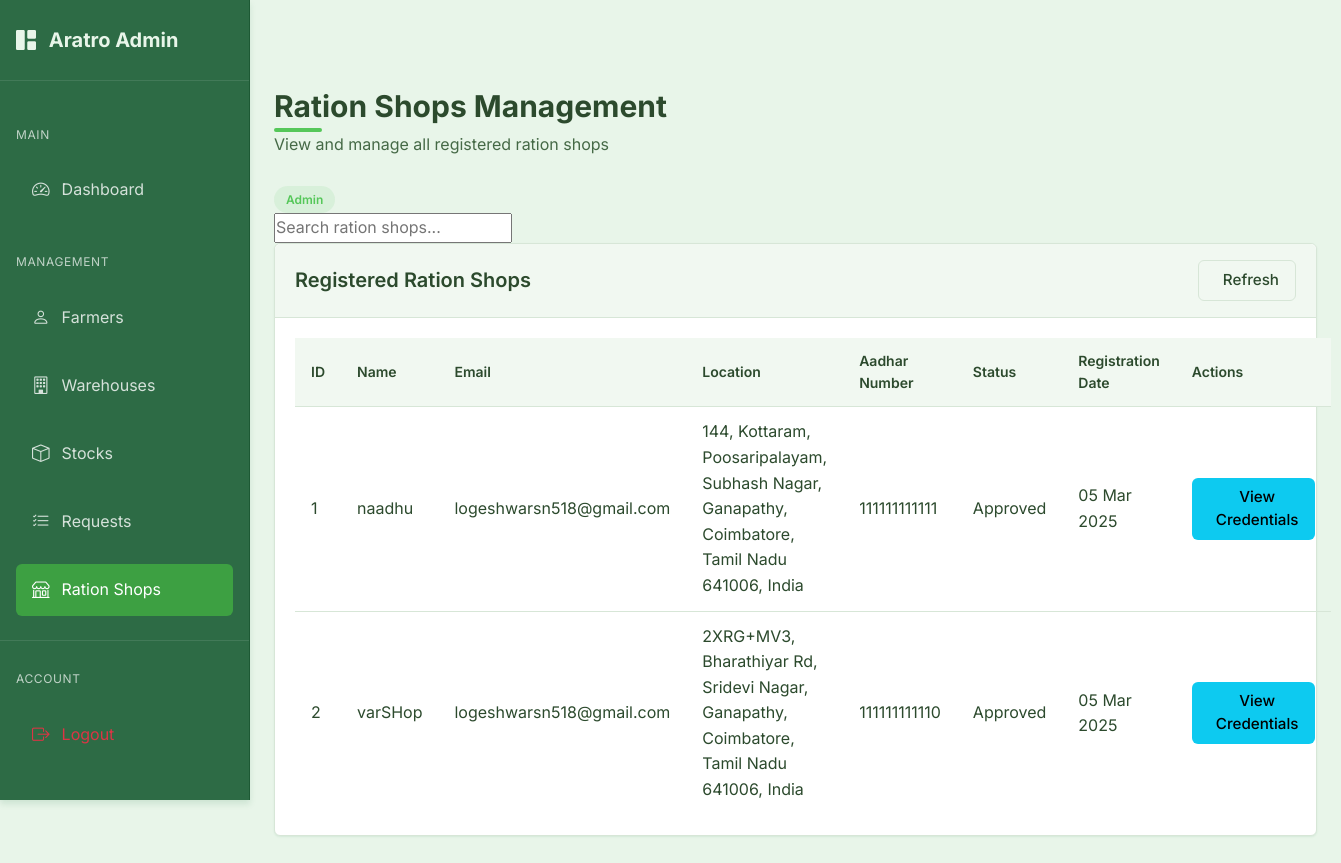
The app's page /admin/ration-shops (signed in), older data.
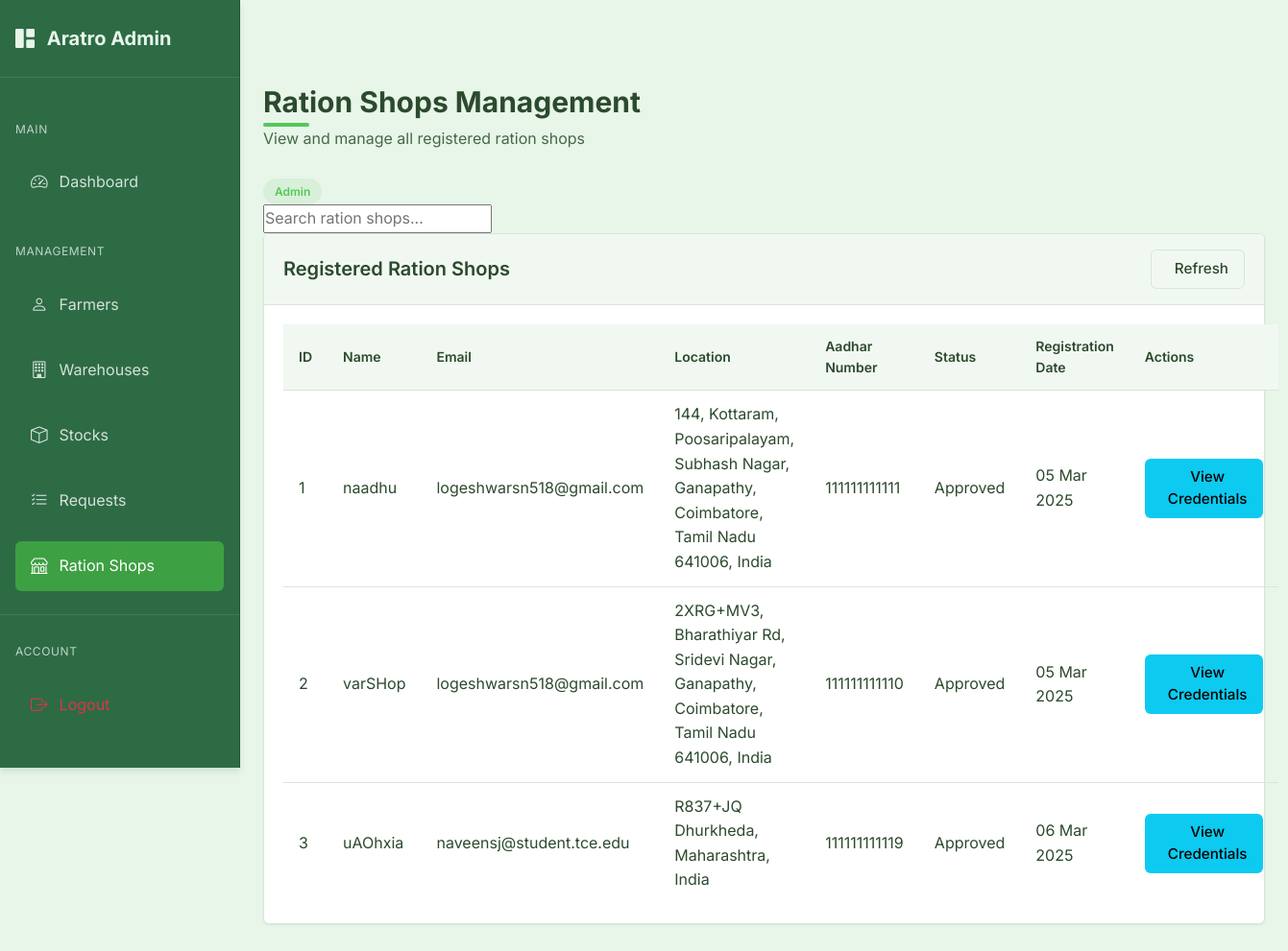
The same page, newer data.
### models.py (models this page shows, shortened)
class RationShop(db.Model):
    id = db.Column(db.Integer, primary_key=True)
    shop_id = db.Column(db.String(50), unique=True, nullable=True)  # Added to match database schema
    user_id = db.Column(db.Integer, db.ForeignKey('user.id'), nullable=True)  # Will be set after approval
    name = db.Column(db.String(100), nullable=False)
    email = db.Column(db.String(100), nullable=False)
    location = db.Column(db.String(200), nullable=False)
    latitude = db.Column(db.Float, nullable=True)  # Latitude for map location
    longitude = db.Column(db.Float, nullable=True)  # Longitude for map location
    aadhar_number = db.Column(db.String(12), unique=True, nullable=False)  # Exactly 12 digits
    status = db.Column(db.String(20), default='pending')  # pending, approved, rejected
    unique_id = db.Column(db.String(20), unique=True, nullable=True)  # Will be set by admin after approval
    temp_password = db.Column(db.String(100), nullable=True)  # Temporary password set by admin
    created_at = db.Column(db.DateTime, default=datetime.utcnow)
    approved_at = db.Column(db.DateTime, nullable=True)
    admin_notes = db.Column(db.Text, nullable=True)
    user = db.relationship('User', backref='ration_shop', lazy=True, uselist=False)

### routes.py (the view)
@admin.route('/ration-shops')
@admin_required
def ration_shops():
    ration_shops = RationShop.query.all()
    return render_template('admin/ration_shops.html', ration_shops=ration_shops)

### app.py (called while the page is built)
@login_manager.user_loader
def load_user(user_id):
    try:
        if user_id.startswith('admin_'):
            admin_id = int(user_id.split('_')[1])
            return Admin.query.get(admin_id)
        else:
            return User.query.get(int(user_id))
    except Exception as e:
        print(f"Error loading user: {e}")
        return None

@app.before_request
def before_request():
    session.permanent = True  # Use permanent session with lifetime set above

### models.py (called while the page is built)
    def get_id(self):
        return f"admin_{self.id}"

    def __repr__(self):
        return f'<Admin {self.email}>'

### routes.py (called while the page is built)
@admin.context_processor
def inject_admin_data():
    admin_data = {'current_user': current_user}
    if current_user.is_authenticated:
        admin_user = Admin.query.get(current_user.id)
        if admin_user:
            admin_data['admin_user'] = admin_user
    return admin_data

### templates/admin/ration_shops.html (shortened to what this page needs)
{% extends "admin/base_admin.html" %}
{% block admin_content %}
<div class="page-header">
    <h1 class="page-title">Ration Shops Management</h1>
    <p class="page-subtitle">View and manage all registered ration shops</p>
</div>
<div class="page-actions">
    <span class="admin-badge admin-badge-primary">
        Admin
    </span>
    <div class="search-container">
        <input type="text" id="searchInput" class="search-input" placeholder="Search ration shops...">
    </div>
</div>
<div class="admin-card">
    <div class="admin-card-header">
        <h5 class="admin-card-title">
            Registered Ration Shops
        </h5>
        <div class="card-actions">
            <button id="refreshBtn" class="btn btn-sm btn-outline">
                 Refresh
            </button>
        </div>
    </div>
    <div class="admin-card-body">
        {% if ration_shops %}
        <table class="admin-table" id="rationShopsTable">
            <thead>
                <tr>
                    <th>ID</th>
                    <th>Name</th>
                    <th>Email</th>
                    <th>Location</th>
                    <th>Aadhar Number</th>
                    <th>Status</th>
                    <th>Registration Date</th>
                    <th>Actions</th>
                </tr>
            </thead>
            <tbody>
                {% for shop in ration_shops %}
                <tr data-shop-id="{{ shop.id }}">
                    <td>{{ shop.id }}</td>
                    <td>{{ shop.name }}</td>
                    <td>{{ shop.email }}</td>
                    <td>{{ shop.location }}</td>
                    <td>{{ shop.aadhar_number }}</td>
                    <td class="status-cell">
                        {% if shop.status == 'pending' %}
                        <span class="status-badge status-pending">Pending</span>
                        {% elif shop.status == 'approved' %}
                        <span class="status-badge status-approved">Approved</span>
                        {% elif shop.status == 'rejected' %}
                        <span class="status-badge status-rejected">Rejected</span>
                        {% endif %}
                    </td>
                    <td>{{ shop.created_at.strftime('%d %b %Y') }}</td>
                    <td>
                        {% if shop.status == 'pending' %}
                        <div class="action-buttons">
                            <button class="btn btn-sm btn-success approve-btn" data-shop-id="{{ shop.id }}">
                                <i class="fas fa-check"></i> Accept
                            </button>
                            <button class="btn btn-sm btn-danger reject-btn" data-shop-id="{{ shop.id }}">
                                <i class="fas fa-times"></i> Deny
                            </button>
                        </div>
                        {% elif shop.status == 'approved' %}
                        <div class="action-buttons">
                            <button class="btn btn-sm btn-info view-credentials-btn" data-shop-id="{{ shop.id }}">
                                 View Credentials
                            </button>
                        </div>
                        {% elif shop.status == 'rejected' %}
                        <span class="text-danger"><i class="fas fa-times-circle"></i> Denied</span>
                        {% endif %}
                    </td>
                </tr>
                {% endfor %}
            </tbody>
        </table>
        {% else %}
        <p>No ration shops registered yet.</p>
        {% endif %}
    </div>
</div>
{% endblock %}

### templates/admin/base_admin.html (shortened to what this page needs)
<!DOCTYPE html>
<html lang="en">
<head>
    <link href="https://cdn.jsdelivr.net/npm/bootstrap@5.3.0/dist/css/bootstrap.min.css" rel="stylesheet">
    <link rel="stylesheet" href="https://cdn.jsdelivr.net/npm/bootstrap-icons@1.11.0/font/bootstrap-icons.css">
    <link rel="stylesheet" href="{{ url_for('static', filename='css/style.css') }}">
</head>
<body>
    <div class="admin-sidebar">
        <div class="sidebar-header">
            <a href="{{ url_for('admin.dashboard') }}" class="sidebar-brand">
                <i class="bi bi-grid-1x2-fill me-2"></i>
                Aratro Admin
            </a>
        </div>
        <div class="sidebar-nav">
            <div class="sidebar-heading">Main</div>
            <div class="sidebar-item">
                <a href="{{ url_for('admin.dashboard') }}" class="sidebar-link {% if request.endpoint == 'admin.dashboard' %}active{% endif %}">
                    <i class="bi bi-speedometer2"></i>
                    <span>Dashboard</span>
                </a>
            </div>
            <div class="sidebar-heading">Management</div>
            <div class="sidebar-item">
                <a href="{{ url_for('admin.farmers') }}" class="sidebar-link {% if request.endpoint == 'admin.farmers' %}active{% endif %}">
                    <i class="bi bi-person"></i>
                    <span>Farmers</span>
                </a>
            </div>
            <div class="sidebar-item">
                <a href="{{ url_for('admin.warehouses') }}" class="sidebar-link {% if request.endpoint == 'admin.warehouses' %}active{% endif %}">
                    <i class="bi bi-building"></i>
                    <span>Warehouses</span>
                </a>
            </div>
            <div class="sidebar-item">
                <a href="{{ url_for('admin.stocks') }}" class="sidebar-link {% if request.endpoint == 'admin.stocks' %}active{% endif %}">
                    <i class="bi bi-box"></i>
                    <span>Stocks</span>
                </a>
            </div>
            <div class="sidebar-item">
                <a href="{{ url_for('admin.requests') }}" class="sidebar-link {% if request.endpoint == 'admin.requests' %}active{% endif %}">
                    <i class="bi bi-list-check"></i>
                    <span>Requests</span>
                </a>
            </div>
            <div class="sidebar-item">
                <a href="{{ url_for('admin.ration_shops') }}" class="sidebar-link {% if request.endpoint == 'admin.ration_shops' %}active{% endif %}">
                    <i class="bi bi-shop"></i>
                    <span>Ration Shops</span>
                </a>
            </div>
            <div class="sidebar-divider"></div>
            <div class="sidebar-heading">Account</div>
            <div class="sidebar-item">
                <a href="{{ url_for('admin.logout') }}" class="sidebar-link text-danger">
                    <i class="bi bi-box-arrow-right"></i>
                    <span>Logout</span>
                </a>
            </div>
        </div>
    </div>
    <div class="admin-content">
        {% block admin_content %}{% endblock %}
    </div>
</body>
</html>

### static/css/style.css (style rules this page uses)
:root { --primary-color: #55c759; --primary-dark: #3da042; --primary-light: #7ed681; --secondary-color: #358856; --secondary-dark: #246b3d; --secondary-light: #4a9d6a; --accent-1: #92d275; --accent-2: #6ab04c; --accent-3: #437c2d; --background-color: #e8f5e9; --surface-color: #f1f8f1; --surface-hover: #e1efe1; --text-primary: #2c4a2d; --text-secondary: #456946; --text-light: #588559; --success-color: #55c759; --error-color: #e57373; --error-color-rgb: 229, 115, 115; --warning-color: #ffd54f; --info-color: #4db6ac; --border-color: #d7e6d7; --border-radius: 0.375rem; --shadow-sm: 0 1px 2px rgba(53, 136, 86, 0.1); --shadow-md: 0 4px 6px rgba(53, 136, 86, 0.15); --shadow-lg: 0 10px 15px rgba(53, 136, 86, 0.2); --spacing-xs: 0.25rem; --spacing-sm: 0.5rem; --spacing-md: 1rem; --spacing-lg: 1.5rem; --spacing-xl: 2rem; --font-family: 'Inter', system-ui, -apple-system, BlinkMacSystemFont, 'Segoe UI', Roboto, Oxygen, Ubuntu, Cantarell, 'Open Sans', 'Helvetica Neue', sans-serif; }
* { margin: 0; padding: 0; box-sizing: border-box; }
body { font-family: var(--font-family); background-color: var(--background-color); color: var(--text-primary); line-height: 1.6; padding-top: 4rem; min-height: 100vh; }
h1, h2, h3, h4, h5, h6 { margin-bottom: var(--spacing-md); color: var(--text-primary); font-weight: 600; }
h1 { font-size: 1.875rem; position: relative; display: inline-block; margin-bottom: 1.5rem; }
h1::after { content: ''; position: absolute; bottom: -0.5rem; left: 0; width: 3rem; height: 0.25rem; background: var(--primary-color); border-radius: 0.125rem; }
.btn { display: inline-flex; align-items: center; justify-content: center; padding: 0.5rem 1rem; border-radius: var(--border-radius); font-family: var(--font-family); font-size: 0.95rem; font-weight: 500; cursor: pointer; transition: all 0.2s ease; border: none; gap: 0.5rem; }
.btn-outline { background-color: transparent; border: 1px solid var(--border-color); color: var(--text-primary); }

Row changes from the older to the newer data that the page shows:
added RationShop: id "3", name "uAOhxia", email "naveensj@student.tce.edu", location "R837+JQ Dhurkheda, Maharashtra, India", aadhar_number "111111111119", status "Approved", created_at "06 Mar 2025"
